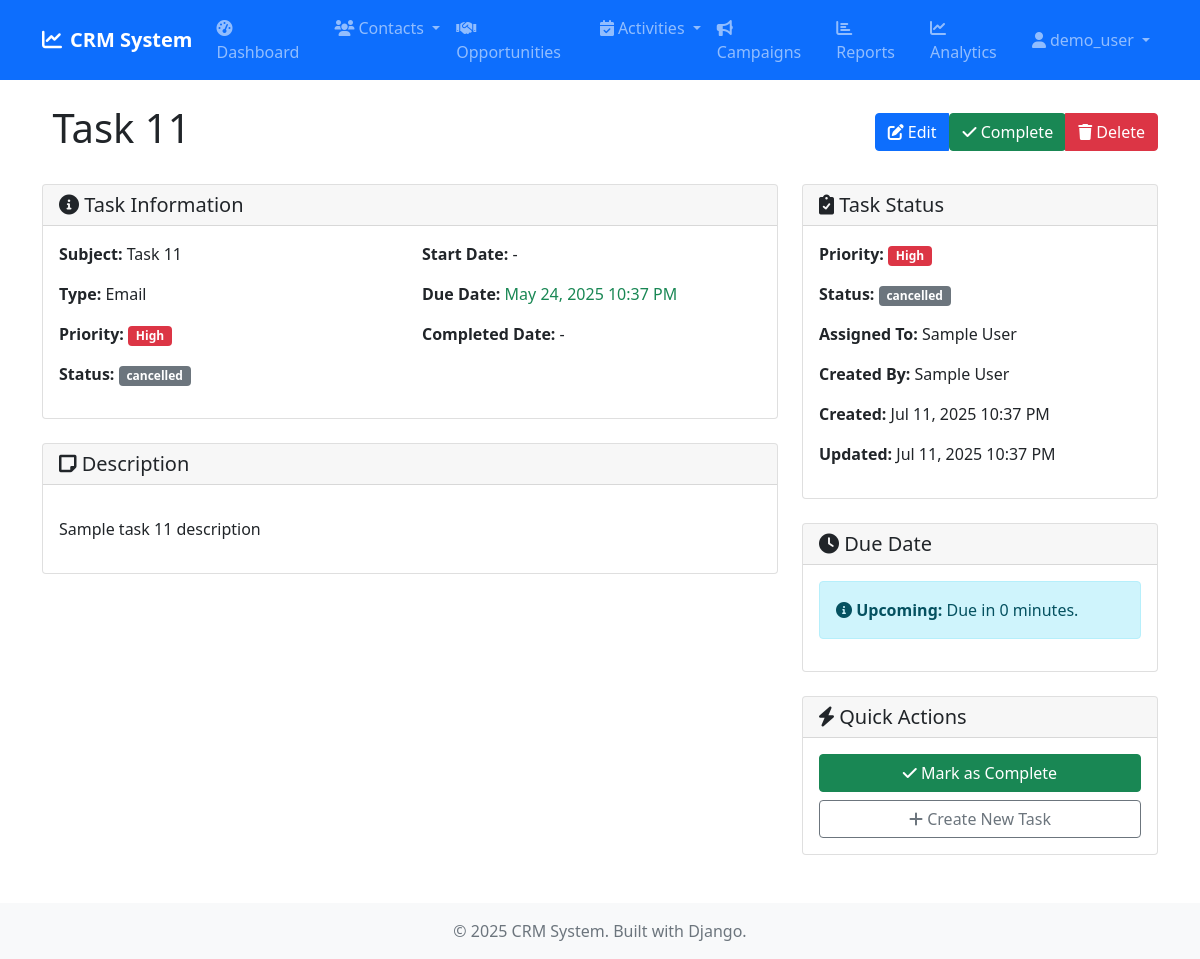
/tasks/17/ (signed in), run on the app's committed database.
### tasks/models.py (models this page shows, shortened)
class Task(models.Model):
    STATUS_CHOICES = [
        ('not_started', 'Not Started'),
        ('in_progress', 'In Progress'),
        ('completed', 'Completed'),
        ('pending_input', 'Pending Input'),
        ('deferred', 'Deferred'),
    ]
    PRIORITY_CHOICES = [
        ('low', 'Low'),
        ('medium', 'Medium'),
        ('high', 'High'),
    ]
    TYPE_CHOICES = [
        ('call', 'Call'),
        ('meeting', 'Meeting'),
        ('email', 'Email'),
        ('task', 'Task'),
        ('demo', 'Demo'),
        ('other', 'Other'),
    ]
    subject = models.CharField(max_length=200)
    status = models.CharField(max_length=15, choices=STATUS_CHOICES, default='not_started')
    priority = models.CharField(max_length=10, choices=PRIORITY_CHOICES, default='medium')
    task_type = models.CharField(max_length=10, choices=TYPE_CHOICES, default='task')
    due_date = models.DateTimeField()
    start_date = models.DateTimeField(null=True, blank=True)
    description = models.TextField(blank=True)
    content_type = models.ForeignKey(ContentType, on_delete=models.CASCADE, null=True, blank=True)
    object_id = models.PositiveIntegerField(null=True, blank=True)
    related_to = GenericForeignKey('content_type', 'object_id')
    assigned_to = models.ForeignKey(User, on_delete=models.CASCADE, related_name='assigned_tasks')
    created_by = models.ForeignKey(User, on_delete=models.SET_NULL, null=True, blank=True, related_name='created_tasks')
    created_at = models.DateTimeField(auto_now_add=True)
    updated_at = models.DateTimeField(auto_now=True)
    class Meta:
        ordering = ['due_date']

### tasks/views.py (the view)
# urls.py: path('<int:pk>/', views.TaskDetailView.as_view(), name='detail'),
class TaskDetailView(LoginRequiredMixin, DetailView):
    model = Task
    template_name = 'tasks/task_detail.html'
    context_object_name = 'task'

### templates/tasks/task_detail.html (shortened to what this page needs)
{% extends 'base.html' %}
{% block content %}
<div class="d-flex justify-content-between align-items-center mb-4">
    <h1> {{ task.subject }}</h1>
    <div class="btn-group">
        <a href="{% url 'tasks:edit' task.pk %}" class="btn btn-primary">
            <i class="fas fa-edit"></i> Edit
        </a>
        {% if task.status != 'completed' %}
        <form method="post" action="{% url 'tasks:complete' task.pk %}" class="d-inline">
            <button type="submit" class="btn btn-success" onclick="return confirm('Mark this task as completed?')">
                <i class="fas fa-check"></i> Complete
            </button>
        </form>
        {% endif %}
        <a href="{% url 'tasks:delete' task.pk %}" class="btn btn-danger">
            <i class="fas fa-trash"></i> Delete
        </a>
    </div>
</div>
<div class="row">
    <div class="col-lg-8">
        <div class="card mb-4">
            <div class="card-header">
                <h5 class="card-title mb-0"><i class="fas fa-info-circle"></i> Task Information</h5>
            </div>
            <div class="card-body">
                <div class="row">
                    <div class="col-md-6">
                        <p><strong>Subject:</strong> {{ task.subject }}</p>
                        <p><strong>Type:</strong> {{ task.get_task_type_display }}</p>
                        <p><strong>Priority:</strong>
                            <span class="badge {% if task.priority == 'high' %}bg-danger{% elif task.priority == 'medium' %}bg-warning{% else %}bg-success{% endif %}">
                                {{ task.get_priority_display }}
                            </span>
                        </p>
                        <p><strong>Status:</strong>
                            <span class="badge {% if task.status == 'completed' %}bg-success{% elif task.status == 'in_progress' %}bg-info{% elif task.status == 'pending' %}bg-warning{% else %}bg-secondary{% endif %}">
                                {{ task.get_status_display }}
                            </span>
                        </p>
                    </div>
                    <div class="col-md-6">
                        <p><strong>Start Date:</strong> {{ task.start_date|date:"M d, Y g:i A"|default:"-" }}</p>
                        <p><strong>Due Date:</strong>
                            {% if task.due_date %}
                                <span class="{% if task.due_date < today %}text-danger{% elif task.due_date == today %}text-warning{% else %}text-success{% endif %}">
                                    {{ task.due_date|date:"M d, Y g:i A" }}
                                </span>
                            {% else %}
                                -
                            {% endif %}
                        </p>
                        <p><strong>Completed Date:</strong> {{ task.completed_date|date:"M d, Y g:i A"|default:"-" }}</p>
                    </div>
                </div>
            </div>
        </div>
        {% if task.description %}
        <div class="card mb-4">
            <div class="card-header">
                <h5 class="card-title mb-0"><i class="fas fa-sticky-note"></i> Description</h5>
            </div>
            <div class="card-body">
                <p>{{ task.description|linebreaks }}</p>
            </div>
        </div>
        {% endif %}
    </div>
    <div class="col-lg-4">
        <div class="card mb-4">
            <div class="card-header">
                <h5 class="card-title mb-0"><i class="fas fa-clipboard-check"></i> Task Status</h5>
            </div>
            <div class="card-body">
                <p><strong>Priority:</strong>
                    <span class="badge {% if task.priority == 'high' %}bg-danger{% elif task.priority == 'medium' %}bg-warning{% else %}bg-success{% endif %}">
                        {{ task.get_priority_display }}
                    </span>
                </p>
                <p><strong>Status:</strong>
                    <span class="badge {% if task.status == 'completed' %}bg-success{% elif task.status == 'in_progress' %}bg-info{% elif task.status == 'pending' %}bg-warning{% else %}bg-secondary{% endif %}">
                        {{ task.get_status_display }}
                    </span>
                </p>
                <p><strong>Assigned To:</strong> {{ task.assigned_to.get_full_name|default:"-" }}</p>
                <p><strong>Created By:</strong> {{ task.created_by.get_full_name|default:"-" }}</p>
                <p><strong>Created:</strong> {{ task.created_at|date:"M d, Y g:i A" }}</p>
                <p><strong>Updated:</strong> {{ task.updated_at|date:"M d, Y g:i A" }}</p>
            </div>
        </div>
        {% if task.due_date and task.status != 'completed' %}
        <div class="card mb-4">
            <div class="card-header">
                <h5 class="card-title mb-0"><i class="fas fa-clock"></i> Due Date</h5>
            </div>
            <div class="card-body">
                {% if task.due_date < today %}
                    <div class="alert alert-danger">
                        <i class="fas fa-exclamation-triangle"></i>
                        <strong>Overdue!</strong> This task was due {{ task.due_date|timesince }} ago.
                    </div>
                {% elif task.due_date == today %}
                    <div class="alert alert-warning">
                        <i class="fas fa-exclamation-circle"></i>
                        <strong>Due Today!</strong> This task is due today.
                    </div>
                {% else %}
                    <div class="alert alert-info">
                        <i class="fas fa-info-circle"></i>
                        <strong>Upcoming:</strong> Due in {{ task.due_date|timeuntil }}.
                    </div>
                {% endif %}
            </div>
        </div>
        {% endif %}
        <div class="card">
            <div class="card-header">
                <h5 class="card-title mb-0"><i class="fas fa-bolt"></i> Quick Actions</h5>
            </div>
            <div class="card-body">
                <div class="d-grid gap-2">
                    {% if task.status != 'completed' %}
                    <form method="post" action="{% url 'tasks:complete' task.pk %}" class="d-inline">
                        <button type="submit" class="btn btn-success w-100" onclick="return confirm('Mark this task as completed?')">
                            <i class="fas fa-check"></i> Mark as Complete
                        </button>
                    </form>
                    {% endif %}
                    <a href="{% url 'tasks:create' %}" class="btn btn-outline-secondary">
                        <i class="fas fa-plus"></i> Create New Task
                    </a>
                </div>
            </div>
        </div>
    </div>
</div>
{% endblock %}

### templates/base.html (shortened to what this page needs)
<!DOCTYPE html>
<html lang="en">
<head>
    <link href="https://cdn.jsdelivr.net/npm/bootstrap@5.1.3/dist/css/bootstrap.min.css" rel="stylesheet">
    <link href="https://cdnjs.cloudflare.com/ajax/libs/font-awesome/6.0.0/css/all.min.css" rel="stylesheet">
    {% load static %}
    <link href="{% static 'css/custom.css' %}" rel="stylesheet">
</head>
<body>
    <nav class="navbar navbar-expand-lg navbar-dark bg-primary">
        <div class="container">
            <a class="navbar-brand" href="{% url 'dashboard:home' %}">
                <i class="fas fa-chart-line me-2"></i>CRM System
            </a>
            {% if user.is_authenticated %}
            <div class="collapse navbar-collapse" id="navbarNav">
                <ul class="navbar-nav me-auto">
                    <li class="nav-item">
                        <a class="nav-link" href="{% url 'dashboard:home' %}">
                            <i class="fas fa-tachometer-alt me-1"></i>Dashboard
                        </a>
                    </li>
                    <li class="nav-item dropdown">
                        <a class="nav-link dropdown-toggle" href="#" role="button" data-bs-toggle="dropdown">
                            <i class="fas fa-users me-1"></i>Contacts
                        </a>
                    </li>
                    <li class="nav-item">
                        <a class="nav-link" href="{% url 'opportunities:list' %}">
                            <i class="fas fa-handshake me-1"></i>Opportunities
                        </a>
                    </li>
                    <li class="nav-item dropdown">
                        <a class="nav-link dropdown-toggle" href="#" role="button" data-bs-toggle="dropdown">
                            <i class="fas fa-calendar-check me-1"></i>Activities
                        </a>
                    </li>
                    <li class="nav-item">
                        <a class="nav-link" href="{% url 'campaigns:list' %}">
                            <i class="fas fa-bullhorn me-1"></i>Campaigns
                        </a>
                    </li>
                    <li class="nav-item">
                        <a class="nav-link" href="{% url 'dashboard:reports' %}">
                            <i class="fas fa-chart-bar me-1"></i>Reports
                        </a>
                    </li>
                    <li class="nav-item">
                        <a class="nav-link" href="{% url 'dashboard:analytics' %}">
                            <i class="fas fa-chart-line me-1"></i>Analytics
                        </a>
                    </li>
                </ul>
                <ul class="navbar-nav">
                    <li class="nav-item dropdown">
                        <a class="nav-link dropdown-toggle" href="#" role="button" data-bs-toggle="dropdown">
                            <i class="fas fa-user me-1"></i>{{ user.username }}
                        </a>
                    </li>
                </ul>
            </div>
            {% endif %}
        </div>
    </nav>
    <main class="container my-4">
        {% block content %}
        {% endblock %}
    </main>
    <footer class="bg-light text-center py-3 mt-5">
        <div class="container">
            <p class="text-muted mb-0">&copy; 2025 CRM System. Built with Django.</p>
        </div>
    </footer>
</body>
</html>

### static/css/custom.css (style rules this page uses)
.navbar-brand { font-weight: bold; }

### data on the page
Task: subject "Task 11", task_type "Email", priority "High", status "cancelled", start_date "-", due_date "May 24, 2025 10:37 PM", description "Sample task 11 description", assigned_to.get_full_name "Sample User", created_by.get_full_name "Sample User", created_at "Jul 11, 2025 10:37 PM", updated_at "Jul 11, 2025 10:37 PM", due_date "0 minutes"

### other printed values
{{ user.username }} "demo_user"
{{ task.completed_date|date:"M d, Y g:i A"|default:"-" }} "-"
